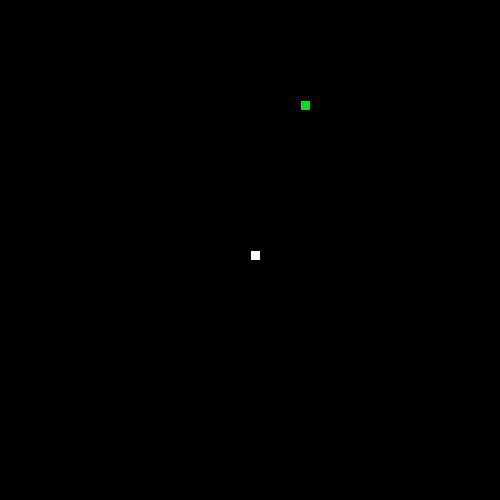
Frame 1 (no input)
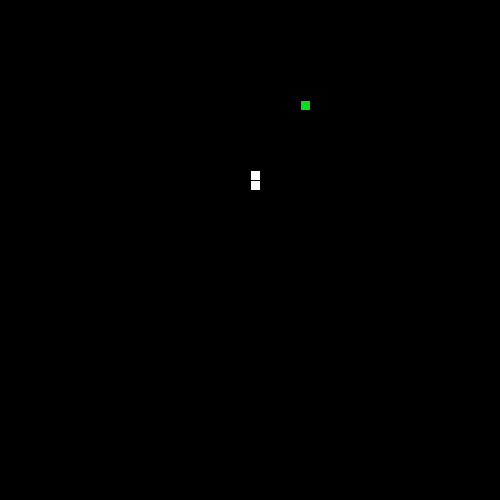
Frame 60 (the mouse pressed at the canvas centre just before this capture)
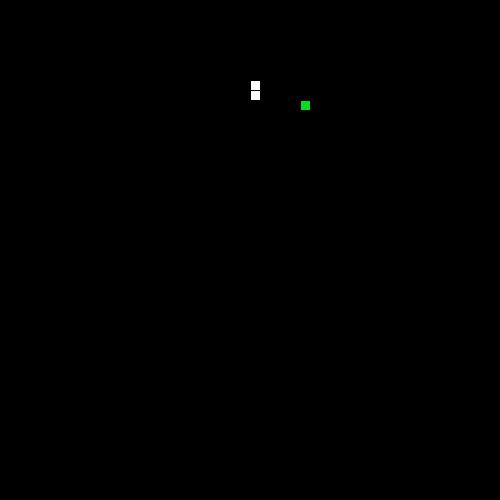
Frame 120 (the mouse held since frame 60 and released just before this capture)

The Processing sketch that drew these frames (run headless with seeded random() and noise(); from frame 60 on, the mouse is pressed at the canvas centre):

// Processing sketch: SnakeRecipe
// ── SnakeRecipe.pde
// 1. Follow the recipe instructions inside the Segment class.

// The Segment class will be used to represent each part of the moving snake.

class Segment {

  //2. Create x and y member variables to hold the location of each segment.
  int xLocation;
  int yLocation;
  // 3. Add a constructor with parameters to initialize each variable.
  Segment(int x, int y){
    this.xLocation = x;
    this.yLocation = y;
  }

  // 4. Add getter and setter methods for both the x and y member variables.
  void setX(int x){
    xLocation = x;
  }
  
  int getX(){
    return xLocation;
  }
  
  int getY(){
    return yLocation;
  }
  
  void setY(int y){
    yLocation = y;
  }
}


// 5. Create (but do not initialize) a Segment variable to hold the head of the Snake
Segment head;


// 6. Create and initialize a String to hold the direction of your snake e.g. "up"
String direction = "up";


// 7. Create and initialize a variable to hold how many pieces of food the snake has eaten.
// give it a value of 1 to start.
int food = 1;


// 8. Create and initialize foodX and foodY variables to hold the location of the food.
int foodX = 50 * ((int)random(10));
int foodY = 50 * ((int)random(10));
// (Hint: use the random method to set both the x and y to random locations within the screen size (500 by 500).)

//int foodX = ((int)random(50)*10);



void setup() {

  // 9. Set the size of your sketch (500 by 500).
  size(500, 500);


  // 10. initialize your head to a new segment.
  head = new Segment(width/2, height/2);

  // 11. Use the frameRate(int rate) method to set the rate to 20.
  frameRate(20);
}


void draw() {

  background(0);


  //12. Call the manageTail, drawFood, drawSnake, move, and collision methods.
  drawSnake();
  manageTail();
  drawFood();
  move();
  collision();
}


// 13. Complete the drawFood method below. (Hint: each piece of food should be a 10 by 10 rectangle).

void drawFood() {
  fill(10,220, 30);
  rect(foodX, foodY, 10, 10);
}


//14. Draw the snake head (use a 10 by 10 rectangle)

void drawSnake() {
  fill(255,255,255);
  rect(head.xLocation, head.yLocation, 10, 10);

  //test your code
}


// 15. Complete the move method below.

void move() {

  // 16. Using a switch statement, make your snake head move by 10 pixels in the correct direction.
  //This is an incomplete switch statement:
  switch(direction) {
  case "up":
    head.setY(head.getY() - 10);
    // move head up here 
    break;
  case "down":
    direction = "down";
    head.yLocation+=10;
    // move head down here 
    break;
  case "left":
    head.xLocation-=10;
   // figure it out 
    break;
  case "right":
  head.xLocation+=10;
    // mystery code goes here 
    break;
  }


  // 17. Call the checkBoundaries method to make sure the snake head doesn't go off the screen.
  checkBoundaries();
}


// 18. Complete the keyPressed method below. Use if statements to set your direction variable depending on what key is pressed.

void keyPressed() {
  if(keyCode == UP){
    direction = "up";
  }
  else if(keyCode == DOWN){
   direction = "down"; 
  }
  else if (keyCode == LEFT){
   direction = "left"; 
  }
  else if (keyCode == RIGHT){
   direction = "right"; 
  }
}



// 19. check if your head is out of bounds (teleport your snake head to the other side).

void checkBoundaries() {
  if(head.xLocation > width){
   head.xLocation = 0;
  }
  else if(head.xLocation < 0){
   head.xLocation = width; 
  }
  else if(head.yLocation > height){
   head.yLocation = 0;
  }
  else if(head.yLocation < 0){
   head.yLocation = height; 
  }
}



//20. Make sure that the key for your current direction’s opposite doesn’t work(i.e. If you’re going up, down key shouldn’t work)



// 21. Complete the missing parts of the collision method below.

void collision() {

  // If the segment is colliding with a piece of food...
     // Increase the amount of food eaten and set foodX and foodY to new random locations.
   if(head.xLocation>=foodX && head.xLocation<=foodX+10 && head.yLocation>=foodY && head.yLocation<=foodY+10){
     foodX = ((int)random(50*10));
     foodY = ((int)random(50*10));
   }
}



/**
 
 ** Part 2: making the tail (the rest of the snake)
 
 **/

//  1. Create and initialize an ArrayList of Segments. (This will be your snake tail!)
ArrayList<Segment> tail = new ArrayList<Segment>();


// 2. Complete the missing parts of the manageTail method below and call it in the draw method.

void manageTail() {

  //Call the drawTail and checkTailCollision methods.
  drawTail();
  checkTailCollision();
  // Add a new Segment to your ArrayList that has the same X and Y as the head of your snake.
  tail.add(new Segment(head.getX(), head.getY()));
  // To keep your tail the right length:
  // while the tail size is greater than the number of food pieces eaten, remove the first Segment in your tail.
  while(tail.size() > food){
    tail.remove(0);
  }
}

void drawTail() {
    // Draw a 10 by 10 rectangle for each Segment in your snake ArrayList.
    for(Segment pos: tail){
       rect(pos.getX(),pos.getY(), 10, 10);
    }
}


// 3. Complete the missing parts of the bodyCollision method below.

void checkTailCollision() {

  // If your head has the same location as one of your segments...
  for (Segment pos: tail){
    if(head.getX() == pos.getX() && head.getY() == pos.getY()){
  // reset your food variable
    food = 1;
    }
  }
  //Call this method at the beginning of your manageTail method.
} 
